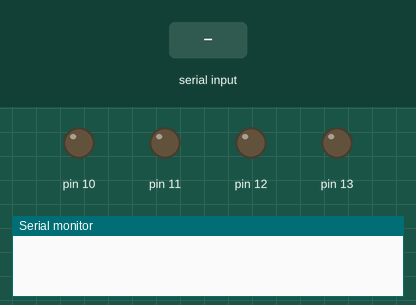
A program run on a simulated Arduino Uno, built with avr-gcc and run on an emulated ATmega328P. On the bench: output pins drawn as LEDs (lit = HIGH), the last lines printed to the serial monitor. The inputs (shaded band) are chosen by the test bench.

Above: at 1.2 s.
1.3 s: "#" received over Serial
2.8 s: "0" received over Serial
At 4.0 s:
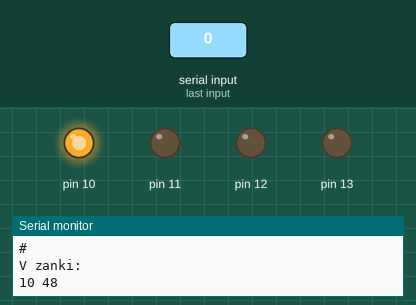
4.3 s: "0" received over Serial
At 5.2 s:
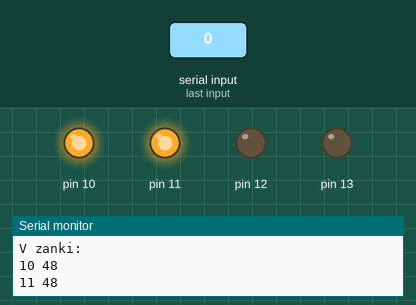
Timing chart, 0 to 7.3 s (numbered marks = the images above; inputs shaded):
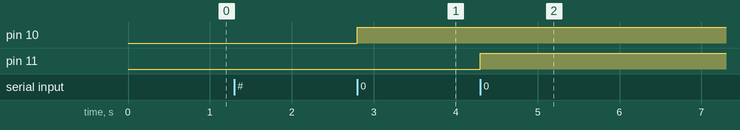

The program:

main.cpp
```cpp
#include <Arduino.h>

int indx=0;
void setup() {
  Serial.begin(9600);
  pinMode(13, OUTPUT);
  pinMode(12, OUTPUT);
  pinMode(11, OUTPUT);
  pinMode(10, OUTPUT);
}

void loop() {
  if(Serial.available() > 0){
    char c = Serial.read();
    Serial.println(c);
    if( c=='#'){
      Serial.println("V zanki:");
      for(int n = 10; n<14; n++){
        while(Serial.available() == 0);
        c =  Serial.read();
        Serial.print(n);
        Serial.print(' ');
        Serial.println((int)c);
        if(c=='0') digitalWrite(n, HIGH);
        else if(c=='1')  digitalWrite(n, LOW);
      }
    }
  }
}
```

Measured:
- after the input at 2.8 s, pin 10: LOW → HIGH at once
- after the input at 4.3 s, pin 11: LOW → HIGH at once
